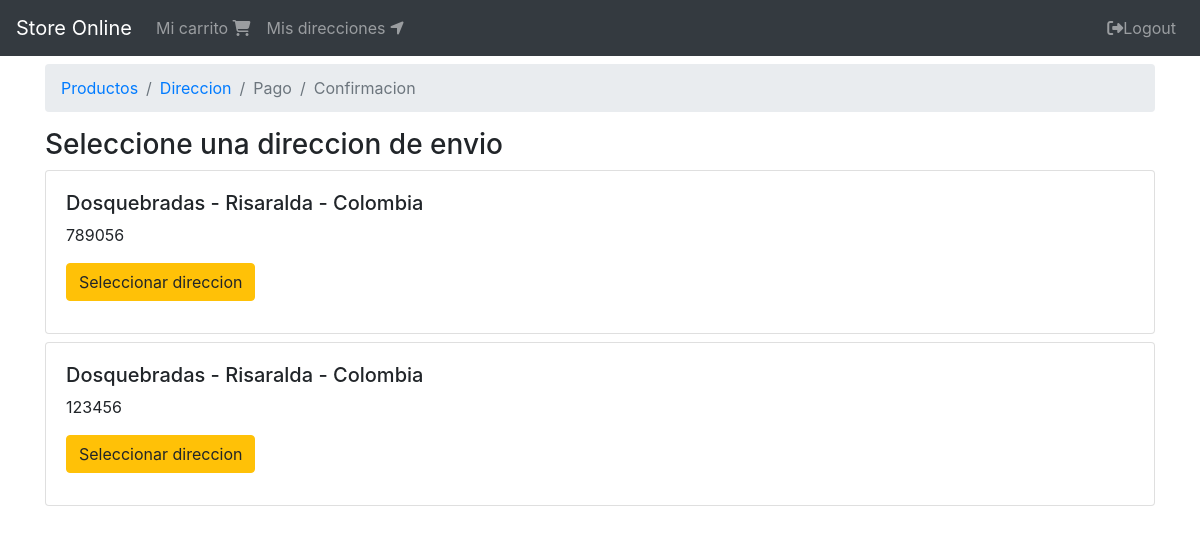
Before: /ordenes/seleccionar/direccion (signed in) with the older database file.
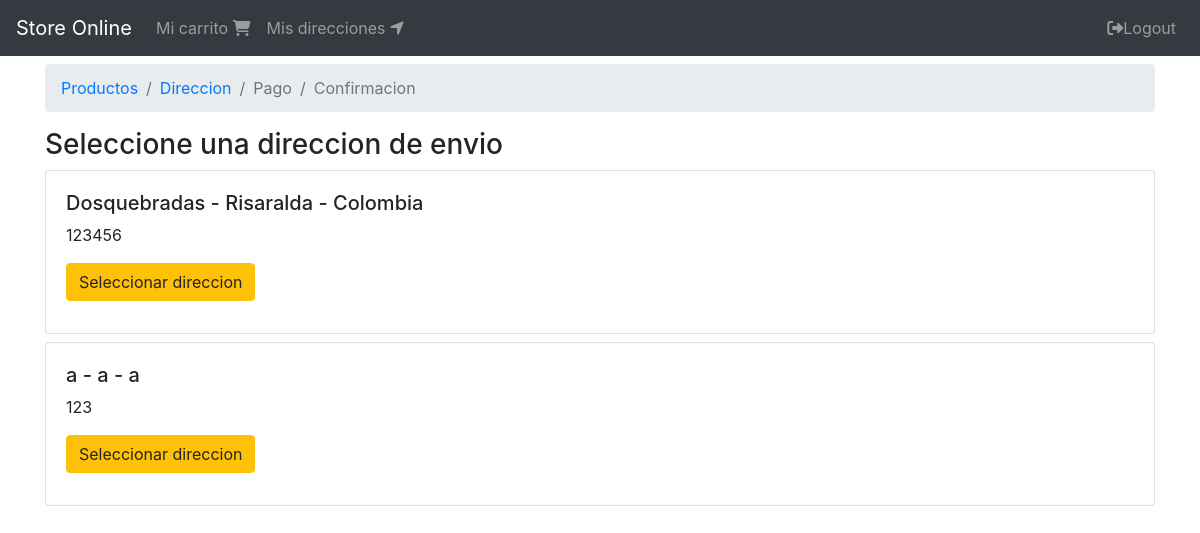
After: the same page with the newer database file.
### shipping_address/models.py (models this page shows, shortened)
class ShippingAddress(models.Model):
    user = models.ForeignKey(User, null=False, blank=False, on_delete=models.CASCADE)
    line1 = models.CharField(max_length=200)
    line2 = models.CharField(max_length=200, blank=True)
    city = models.CharField(max_length=100)
    state = models.CharField(max_length=100)
    country = models.CharField(max_length=50)
    reference = models.CharField(max_length=300)
    postal_code = models.CharField(max_length=10, null=False, blank=False)
    default = models.BooleanField(default=False)
    create_at = models.DateTimeField(auto_now_add=True)
    @property
    def address(self):
        return '{} - {} - {}'.format(self.city, self.state, self.country)

### orders/views.py (the view)
# urls.py: path('seleccionar/direccion', views.select_address, name='select_address'),
@login_required(login_url='login')
def select_address(request):
    shipping_addresses = request.user.shippingaddress_set.all()
    return render(request, 'select_address.html', {
        'breadcrumb':breadcrumb(address=True),
        'shipping_addresses':shipping_addresses,
    })

### orders/utils.py (called while the page is built)
def breadcrumb(products=True, address=False, payment=False, confirmation=False):
    return[
        {'title': 'Productos', 'active': products, 'url':reverse('orders:order')},
        {'title': 'Direccion', 'active': address, 'url':reverse('orders:address')},
        {'title': 'Pago', 'active': payment, 'url':reverse('orders:order')},
        {'title': 'Confirmacion', 'active': confirmation, 'url':reverse('orders:order')},
    ]

### orders/templates/select_address.html
{% extends "base/base.html" %}
{% block breadcrumb %}
  {% include "snippets/breadcrumb.html" %}
{% endblock breadcrumb %}
{% block content %}
  <div class="col">
      <div class="h3">
          Seleccione una direccion de envio
      </div>
      <div class="mt-2">
          {% for shipping_address in shipping_addresses %}
            <div class="card mb-2">
                <div class="card-body">
                    <div class="card-title">
                        <h5>
                            {{shipping_address.address}}
                        </h5>
                        <p class="cart-title">{{shipping_address.postal_code}}</p>
                        <a href="{% url 'orders:check_address' shipping_address.pk %}" class="btn btn-warning">Seleccionar direccion</a>
                    </div>
                </div>
            </div>
          {% endfor %}
      </div>
  </div>
{% endblock content %}

### templates/base/base.html (shortened to what this page needs)
{% load static %}
{% load bootstrap4 %}
{% bootstrap_css %}
<!DOCTYPE html>
<html lang="en">
<head>
</head>
<body>
    {% include 'base/navbar.html' %}
    <div class="container">
        {% include 'base/message.html' %}
        {% block breadcrumb %}
        {% endblock breadcrumb %}
        <div class="row mt-3">
            {% block content %}
            {% endblock content %}
        </div>
    </div>
</body>
</html>

### templates/base/navbar.html (shortened to what this page needs)
{% url 'carts:cart' as cart %}
{% url 'shipping_address:shipping_addresses' as shipping_addresses %}
<nav class="navbar navbar-expand-md bg-dark navbar-dark">
    <a href="{% url 'products:index' %}" class="navbar-brand">Store Online</a>
    <div id="navb" class="navbar-collapse hide">
        <ul class="navbar-nav">
            <li class="nav-item {% if request.path == cart %}active{% endif %}">
                <a class="nav-link" href="{{cart}}">
                Mi carrito <span class="fas fa-shopping-cart"></span>
                </a>
            </li>
            {% if user.is_authenticated %}
            <li class="nav-item {% if request.path == shipping_addresses %}active{% endif %}">
                <a class="nav-link" href="{{shipping_addresses}}">
                Mis direcciones <span class="fas fa-location-arrow"></span>
                </a>
            </li>
            {% endif %}
        </ul>
        <ul class="nav navbar-nav ml-auto">
            {% if user.is_authenticated %}
            <li class="navbar-item">
                <a href="{% url 'logout' %}" class="nav-link"><span class="fas fa-sign-out-alt"></span>Logout</a>
            </li>
            {% endif %}
        </ul>
    </div>
</nav>

### templates/base/message.html (shortened to what this page needs)
{% load static %}
{% load bootstrap4 %}
{% bootstrap_css %}

### orders/templates/snippets/breadcrumb.html
<div class="mt-2">
<nav aria-label="breadcrumb">
    <ol class="breadcrumb">
      {% for item in breadcrumb %}
        {% if item.active %}
          <a class="breadcrumb-item" href="{{item.url}}">{{item.title}}</a>
        {% else %}
            <span class="breadcrumb-item active">{{item.title}}</span>
        {% endif %}
      {% endfor %}
    </ol>
    </nav>
</div>

Changed rows visible on the page:
removed ShippingAddress: address "Dosquebradas - Risaralda - Colombia", postal_code "789056"
added ShippingAddress: address "a - a - a", postal_code "123"
